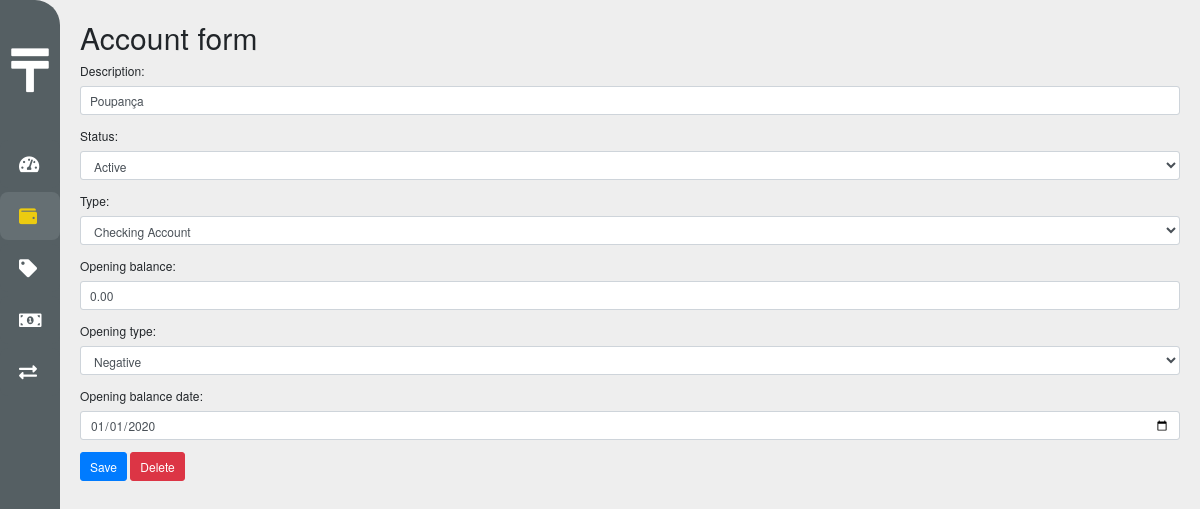
/accounts/2, run on the app's committed database.
### core/models.py (models this page shows, shortened)
class Account(BaseModel):
    description = models.CharField(max_length=25, null=False, blank=False)
    status = models.IntegerField(
        choices=StatusChoises.choices, default=StatusChoises.ACTIVE)
    type = models.IntegerField(
        choices=AccountTypeChoises.choices, default=AccountTypeChoises.CA)
    opening_balance = models.DecimalField(max_digits=10, decimal_places=2)
    opening_type = models.IntegerField(
        choices=MovementTypeChoises.choices, default=MovementTypeChoises.POSITIVE)
    opening_balance_date = models.DateField()

### core/views.py (the view)
# urls.py: path('accounts/<int:pk>', views.account_form, name='account_form'),
def account_form(request, pk):
    account = get_object_or_404(Account, pk=pk)
    if request.method == 'POST':
        form = AccountForm(request.POST, instance=account)
        if form.is_valid():
            form.save()
            return redirect('account_list')
    form = AccountForm(instance=account)
    return render(request, 'account/account_form.html', {'form': form, 'id': pk})

### core/forms.py
class AccountForm(ModelForm):
    opening_balance_date = DateField(autofocus=True)
    class Meta:
        model = Account
        fields = ['description', 'status', 'type', 'opening_balance',
                  'opening_type', 'opening_balance_date']

### core/templatetags/tags.py (called while the page is built)
@register.filter('startswith')
def startswith(text, starts):
    if isinstance(text, str):
        return text.startswith(starts)
    return False

### core/templates/account/account_form.html (shortened to what this page needs)
{% extends ajax|yesno:'base_ajax.html,base.html' %}
{% load static %}
{% block main %}
<h1>Account form</h1>
{% url 'account_delete' id as delete_url %}
<form method="post" action="{{ url_post }}?next={{ next }}">
  {% include 'includes/bootstrap_form.html' with form=form %}
  <button type="submit" class="btn btn-primary">Save</button>
  {% if not ajax %}
  <button type="button" class="btn btn-danger" data-toggle="modal" data-target="#modalDelete">Delete</button>
  {% endif %}
</form>
{% endblock main %}

### core/templates/includes/bootstrap_form.html (shortened to what this page needs)
{% load widget_tweaks %}
{% for field in form.visible_fields %}
  <div class="form-group">
    {{ field.label_tag }}
    {% if form.is_bound %}
      {% if field.errors %}
        {% render_field field class="form-control is-invalid" %}
        {% for error in field.errors %}
          <div class="invalid-feedback">
            {{ error }}
          </div>
        {% endfor %}
      {% else %}
        {% render_field field class="form-control is-valid" %}
      {% endif %}
    {% else %}
      {% render_field field class="form-control" %}
    {% endif %}
  </div>
{% endfor %}

### data on the page
Account: description "Poupança" "Active" "Checking Account" "0.00" "Negative" "01/01/2020"

### other printed values
{{ field.label_tag }} "Description:" "Status:" "Type:" "Opening balance:" "Opening type:" "Opening balance date:"
